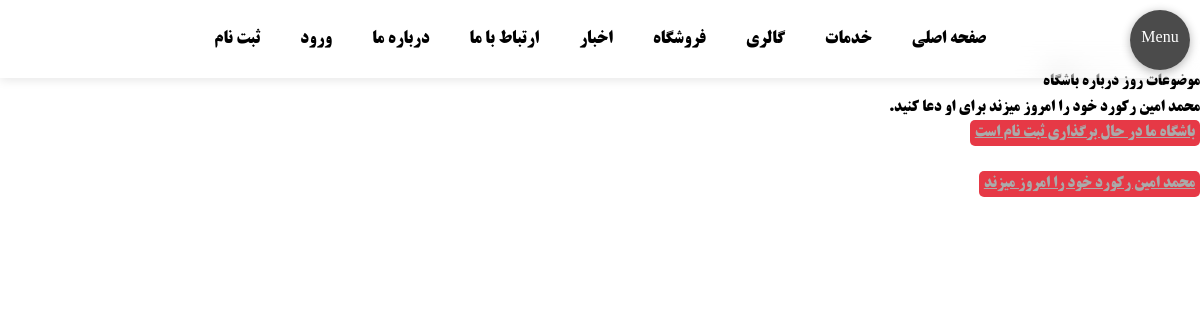
The app's page /news/ThePage.php?pagenumber=75486 with its own data.
### tables this page shows
CREATE TABLE `news` (
  `pagenumb` int(5) NOT NULL,
  `header` varchar(60) NOT NULL,
  `thebody` mediumtext NOT NULL
);

### modules/GetNews.php (called while the page is built)
<?php
include("connectToDb.php");
class NewsRecieve {
    public function returnQueryFromDb() {
        $mydb = new Database('localhost','root','','newsdatabase');
        $mydb->connect();
        $result = $mydb->dbComunicate('SELECT * FROM news');
        return $result;
    }
    public function newsGetById($pagenummber) {
        $mydb = new Database('localhost','root','','newsdatabase');
        $mydb->connect();
        $result = $mydb->dbComunicate('SELECT thebody FROM news where pagenumb='.$pagenummber);
        return $result;
    }
}

### modules/connectToDb.php (called while the page is built, shortened)
<?php
class Database {
    private $server;
    private $username;
    private $password;
    private $Db;
    private $connection;
    public function __construct($server,$username,$password,$Db) {
        $this->server = $server;
        $this->username = $username;
        $this->password = $password;
        $this->Db = $Db;
    }
    public function connect() {
        $this->connection = new mysqli($this->server,$this->username,$this->password,$this->Db);
    }
    public function dbComunicate($sql) {
        $result = $this->connection->query($sql);
        return $result;
    }
}
?>

### news/ThePage.php (the view, shortened to what this page needs)
<!DOCTYPE html>
<html lang="en">
<head>
    <link rel="stylesheet" href="style.css">
    <link rel="stylesheet" href="../style.css">
</head>
<body dir="rtl">
<div class="MobileMenu">
    <span>Menu</span>
</div>
<div class="MainBar" style="margin-top: 70px;">
    <section class="MainSeperators">
        <div class="Title">
            موضوعات روز درباره باشگاه
        </div>
        <div class="links">
            <?php
            include("..\\modules\\GetNews.php");
            $result = new NewsRecieve;
            $pagenumber = $result->newsGetById($_GET['pagenumber']);
            foreach ($pagenumber as $pagenumbers) {
                echo '   <div class="linksTable">';
                echo '       <td>'.$pagenumbers['thebody'].'</td>';
                echo '   </div>';
            }
            ?>
        </div>
    </section>
    <section class="TheFastLinks">
        <div class="fastLink">
        <?php
            $mypagenumber = $result->returnQueryFromDb();
            echo '<table border="0" class="linksTable">';
            while ($row = $mypagenumber->fetch_assoc()) {
                echo "<a style='background-color:#e63946;color:#aaa;border-radius:5px;padding:5px' href=ThePage.php?pagenumber=".$row['pagenumb'].">".$row['header']."</a><br><br>";
            }
            echo '</table>';
            ?>
        </div>
    </section>
</div>
</body>
</html>

### style.css (style rules this page uses)
* { margin: 0; padding: 0; box-sizing: border-box; font-family: MainText; }
html { scroll-behavior: smooth; }
body { font-size: 16px; line-height: 1.6; }
.MobileMenu { display: none; width: 60px; height: 60px; background-color: rgba(31, 31, 31, 0.8); backdrop-filter: blur(8px); position: fixed; top: 10px; right: 10px; text-align: center; border-radius: 50%; box-shadow: 0 2px 10px rgba(0, 0, 0, 0.3); cursor: pointer; z-index: 1001; display: flex; align-items: center; justify-content: center; color: white; }

### records on screen
news: thebody "محمد امین رکورد خود را امروز میزند برای او دعا کنید.", header "محمد امین رکورد خود را امروز میزند"
news: header "باشگاه ما در حال برگذاری ثبت نام است"
